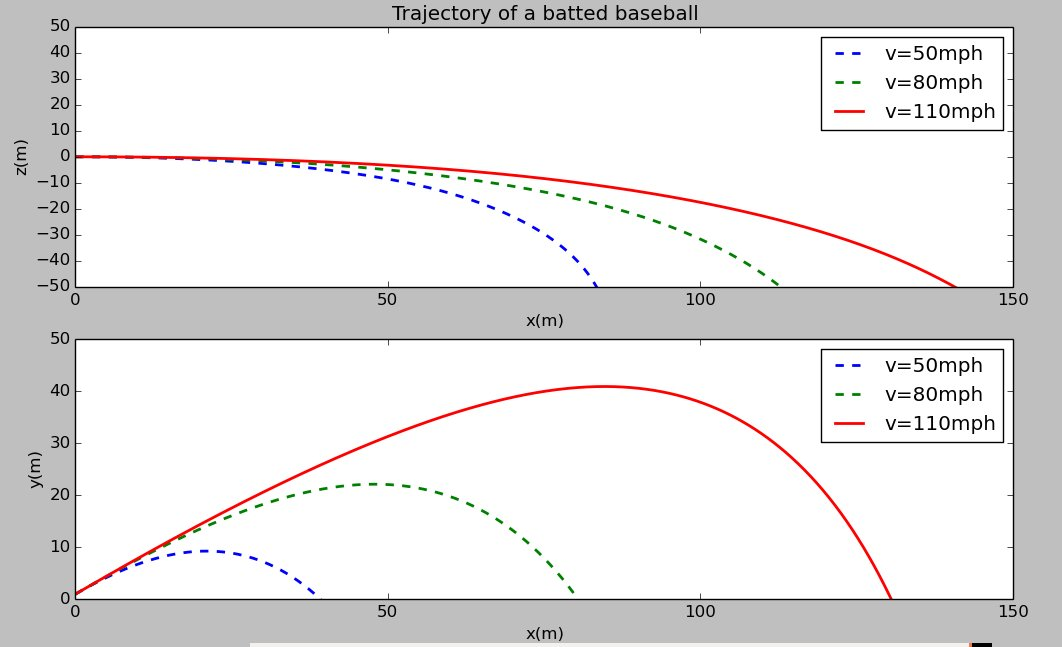

This figure's Python source:
# No wind and having effect of backspin
import math
x = []
y = []
z = []
v_x = []
v_y = []
v_z = []
dt = 0.01
x.append(0)
y.append(1)
z.append(0)
theta = 35./180*3.14  # v_y,v_z initial speed are quite small
v_x.append(50 * math.cos(theta)*0.44704) # Initial speed is 50,80,110mph/60/60
v_y.append(50 * math.sin(theta)*0.44704)
v_z.append(0)
g = 10
v_d = 35
omega = 2*math.pi*33.33  # rad/s
S = 4.1*(10**(-4))  # S=S_0/m
for i in range(int(100/dt)):
	B = 0.0039 + (1+math.exp((((v_x[i])**2+(v_y[i])**2+(v_z[i])**2)**0.5-v_d)/5))**(-1)*0.0058
	tmp1 = x[i] + v_x[i] * dt
	tmp2 = v_x[i] - B*(((v_x[i])**2+(v_y[i])**2+(v_z[i])**2)**0.5)*v_x[i]*dt
	tmp3 = y[i] + v_y[i] * dt
	tmp4 = v_y[i] - g * dt
	tmp5 = z[i]+v_z[i]*dt
	tmp6 = v_z[i]-S*v_x[i]*omega*dt
	x.append(tmp1)
	v_x.append(tmp2)
	y.append(tmp3)
	v_y.append(tmp4)
	z.append(tmp5)
	v_z.append(tmp6)
x_2 = []
y_2 = []
z_2 = []
v_x_2 = []
v_y_2 = []
v_z_2 = []
x_2.append(0)
y_2.append(1)
z_2.append(0)
v_x_2.append(80 * math.cos(theta)*0.44704)
v_y_2.append(80 * math.sin(theta)*0.44704)
v_z_2.append(0)
for i in range(int(100/dt)):
	B = 0.0039 + (1+math.exp((((v_x_2[i])**2+(v_y_2[i])**2+(v_z_2[i])**2)**0.5-v_d)/5))**(-1)*0.0058
	tmp7 = x_2[i] + v_x_2[i] * dt
	tmp8 = v_x_2[i] - B*(((v_x_2[i])**2+(v_y_2[i])**2+(v_z_2[i])**2)**0.5)*v_x_2[i]*dt
	tmp9 = y_2[i] + v_y_2[i] * dt
	tmp1_0 = v_y_2[i] - g * dt
	tmp1_1 = z_2[i]+v_z_2[i]*dt
	tmp1_2 = v_z_2[i]-S*v_x_2[i]*omega*dt
	x_2.append(tmp7)
	v_x_2.append(tmp8)
	y_2.append(tmp9)
	v_y_2.append(tmp1_0)
	z_2.append(tmp1_1)
	v_z_2.append(tmp1_2)
x_3 = []
y_3 = []
z_3 = []
v_x_3 = []
v_y_3 = []
v_z_3 = []
x_3.append(0)
y_3.append(1)
z_3.append(0)
v_x_3.append(110 * math.cos(theta)*0.44704)
v_y_3.append(110 * math.sin(theta)*0.44704)
v_z_3.append(0)
for i in range(int(100/dt)):
	B = 0.0039 + (1+math.exp((((v_x_3[i])**2+(v_y_3[i])**2+(v_z_3[i])**2)**0.5-v_d)/5))**(-1)*0.0058
	tmp1_3 = x_3[i] + v_x_3[i] * dt
	tmp1_4 = v_x_3[i] - B*(((v_x_3[i])**2+(v_y_3[i])**2+(v_z_3[i])**2)**0.5)*v_x_3[i]*dt
	tmp1_5 = y_3[i] + v_y_3[i] * dt
	tmp1_6 = v_y_3[i] - g * dt
	tmp1_7 = z_3[i]+v_z_3[i]*dt
	tmp1_8 = v_z_3[i]-S*v_x_3[i]*omega*dt
	x_3.append(tmp1_3)
	v_x_3.append(tmp1_4)
	y_3.append(tmp1_5)
	v_y_3.append(tmp1_6)
	z_3.append(tmp1_7)
	v_z_3.append(tmp1_8)
from pylab import *
figure(figsize=(12,10), dpi=100)
subplot(211)
ylabel('z(m)')
xlabel('x(m)')
title('Trajectory of a batted baseball')
xlim(0,150)
ylim(-50,50)
xticks([0,50,100,150])
yticks([-50,-40,-30,-20,-10,0,10,20,30,40,50])
plot(x,z,color="blue", linestyle="--",linewidth=2.0,label="v=50mph")
plot(x_2,z_2,color="green", linestyle="--",linewidth=2.0,label="v=80mph")
plot(x_3,z_3,color="red", linestyle="-",linewidth=2.0,label="v=110mph")
legend(loc='upper right')
subplot(212)
ylabel('y(m)')
xlabel('x(m)')
xlim(0,150)
ylim(0,50)
xticks([0,50,100,150])
yticks([0,10,20,30,40,50])
plot(x,y,color="blue", linestyle="--",linewidth=2.0,label="v=50mph")
plot(x_2,y_2,color="green", linestyle="--",linewidth=2.0,label="v=80mph")
plot(x_3,y_3,color="red", linestyle="-",linewidth=2.0,label="v=110mph")
legend(loc='upper right')
show()
import matplotlib as mpl
from mpl_toolkits.mplot3d import Axes3D
import matplotlib.pyplot as plt
mpl.rcParams['legend.fontsize'] = 10
fig = plt.figure(figsize=(12,10), dpi=100)
ax = fig.gca(projection='3d')
ax.set_xlim3d(0,150)
ax.set_ylim3d(-50,5)
ax.set_zlim3d(0,50)
ax.plot(x,z,y,label='v_0=50mph',linewidth=2.0)
ax.plot(x_2,z_2,y_2,label='v_0=80mph',linewidth=2.0)
ax.plot(x_3,z_3,y_3,label='v_0=110mph',linewidth=2.0)
ax.legend()
plt.xlabel('x(m)')
plt.ylabel('z(m)')
plt.title('The effect of backspin')
plt.show()
